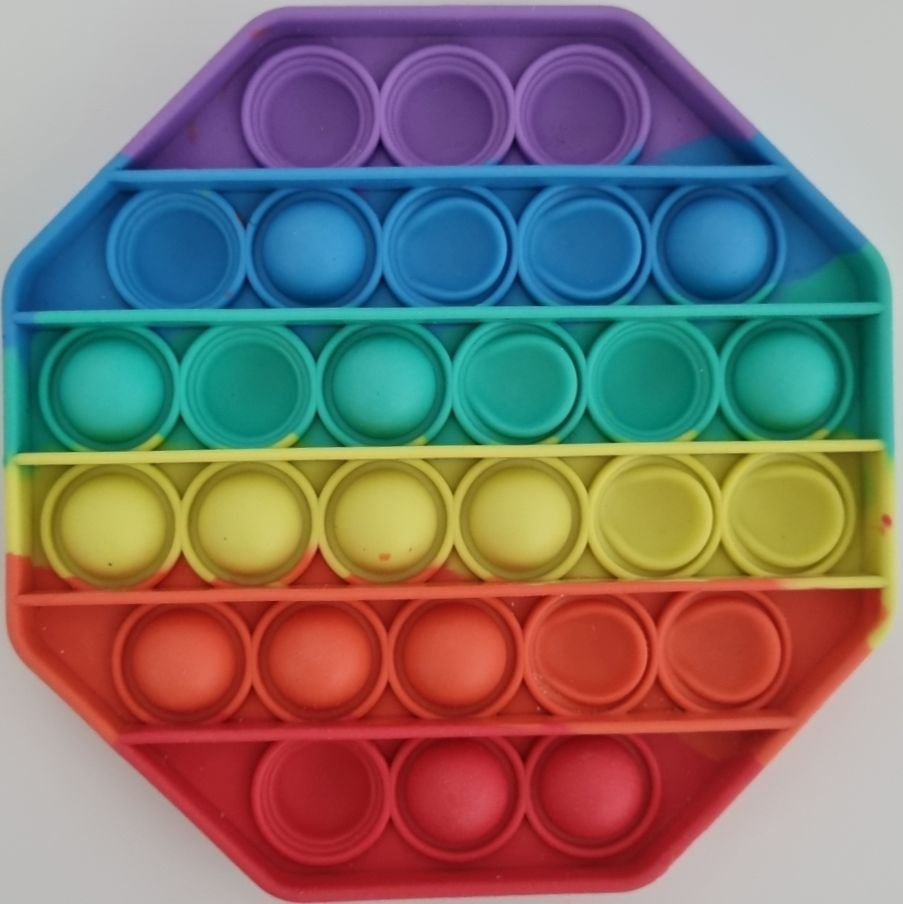
#> input picture pop_resize_009.jpg, 903 x 904 px
$ python test10.py
#> lines starting #> are read from the running program, lines starting #| are printed output that depends on the picture; after the words box and inside, x2 and y2 are one past the last pixel; in counts of white or black regions, pixels touching at a corner belong together
# -*- coding: utf-8 -*-
"""
Created on Wed Nov 24 16:39:53 2021

@author: Coding
"""

import cv2
import numpy as np

data=[]
#===== 이미지 열기 ========================================
first = cv2.imread("pop_resize_009.jpg", cv2.IMREAD_COLOR)
#> first is the input picture: shape (904, 903, 3); mean B, G, R 111.5, 116.3, 127.2
img = cv2.resize(first, dsize=(800, 800), interpolation=cv2.INTER_AREA)
img_c = img.copy()
img_gray = cv2.cvtColor(img_c, cv2.COLOR_BGR2GRAY) # 이미지 그레이스케일
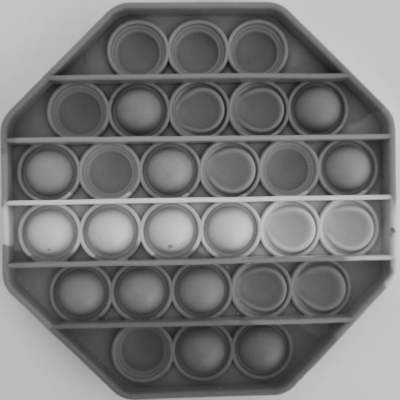
#> img_gray: shape (800, 800) (shown at 1/2 size); min 14, max 205, mean 119

k = cv2.getStructuringElement(cv2.MORPH_RECT, (50,250))


threhold = 80 # 이 값보다 픽셀값이 크면 255, 작으면 0으로 변환

#===== Adeptive Treshold ===================================
adapt = cv2.adaptiveThreshold(img_gray,255,cv2.ADAPTIVE_THRESH_GAUSSIAN_C,
cv2.THRESH_BINARY,15,3)
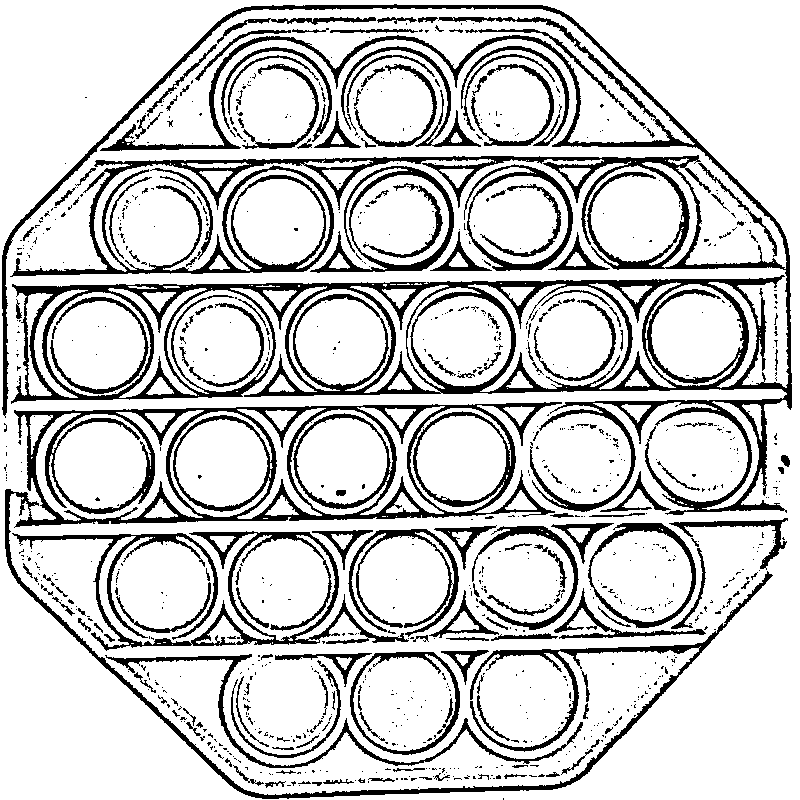
#> adapt: shape (800, 800); 80.6% white; 952 black regions (775 under 20 px), largest, box (x1, y1, x2, y2) and area: (2, 4, 792, 515) 50061, (5, 402, 773, 799) 22785, (12, 531, 409, 651) 6783

denoise = cv2.medianBlur(adapt, 3)
#> denoise: shape (800, 800); 81% white; 541 black regions (368 under 20 px), largest, box (x1, y1, x2, y2) and area: (2, 4, 792, 515) 42216, (14, 404, 516, 527) 14173, (12, 156, 600, 276) 8809

blackhat = cv2.morphologyEx(denoise, cv2.MORPH_BLACKHAT, k)

#===== Mopolgy =============================================
# 모폴로지 연산(침식 or 팽창)
kernel_size_row = 2 # 이 값이 커질수록 침식 또는 팽창 효과가 강해집니다 (기본값 : 3)
kernel_size_col = 2 # 이 값이 커질수록 침식 또는 팽창 효과가 강해집니다 (기본값 : 3)
# 3, 5, 7등으로 값을 바꿔서 실행해보세요. cv2.erode()나 cv.dilate를 반복하여 적용하는 것도 가능합니다.
kernel = np.ones((kernel_size_row, kernel_size_col), np.uint8)

erosion_image = cv2.erode(adapt, kernel, iterations=1)  # 침식연산이 적용된 이미지
#> erosion_image: shape (800, 800); 73.2% white; 505 black regions (338 under 20 px), largest, box (x1, y1, x2, y2) and area: (2, 4, 793, 800) 131311, (341, 46, 482, 149) 3785, (461, 46, 571, 147) 3138
                                                           # iterations를 2 이상으로 설정하면 반복 적용됨
dilation_image = cv2.dilate(adapt, kernel, iterations=1)  # 팽창연산이 적용된 이미지
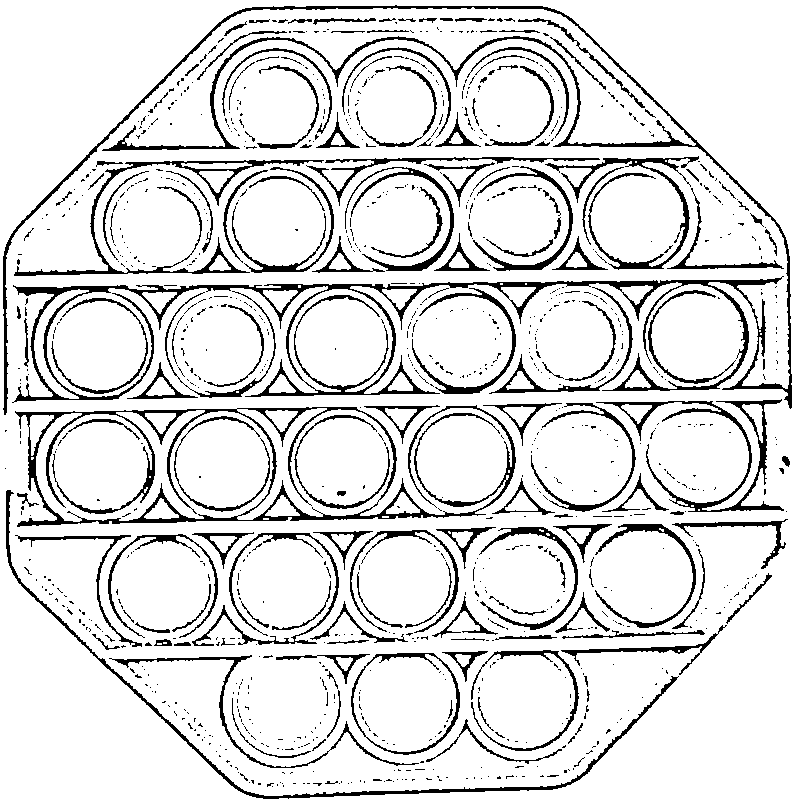
#> dilation_image: shape (800, 800); 87.6% white; 1061 black regions (900 under 20 px), largest, box (x1, y1, x2, y2) and area: (3, 5, 792, 415) 16780, (15, 405, 516, 527) 7921, (6, 490, 679, 799) 2948
                                                             # iterations를 2 이상으로 설정하면 반복 적용됨
#==========================================================

denoise2 = cv2.medianBlur(erosion_image, 3)
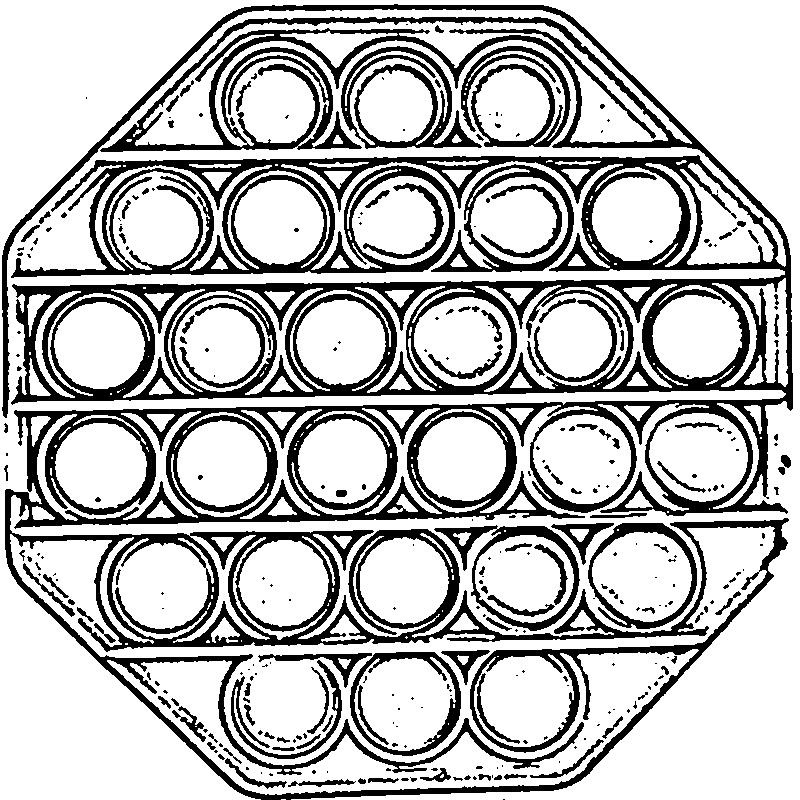
#> denoise2: shape (800, 800); 73.2% white; 308 black regions (183 under 20 px), largest, box (x1, y1, x2, y2) and area: (2, 4, 793, 800) 135688, (341, 46, 482, 149) 3841, (461, 46, 571, 147) 3151


try:
    # [4 lines of commented-out code are left out]
    big_circles = cv2.HoughCircles(denoise2, cv2.HOUGH_GRADIENT, 2, 50, \
             param1 = 90, param2 =85, minRadius = 44, maxRadius = 56)
#> big_circles = 28 rows, first 8: [461, 459, 54.8], [405, 701, 54.8], [403, 581, 54.8], [219, 343, 48.2], [575, 337, 48.2], [691, 335, 50.4], [277, 101, 54.8], [161, 587, 46]
    # small_circles = np.uint16(np.around(small_circles))
    big_circles = np.uint16(np.around(big_circles))
#> big_circles = 28 rows, first 8: [461, 459, 55], [405, 701, 55], [403, 581, 55], [219, 343, 48], [575, 337, 48], [691, 335, 50], [277, 101, 55], [161, 587, 46]
    # for i in small_circles[0]:
    #     img_c = cv2.circle(img_c, (i[0].item(), i[1].item()), i[2].item(), (255, 255, 0), 2)
    for i in big_circles[0]:
        x = i[0].item()
        y = i[1].item()
        cv2.circle(blackhat, (i[0].item(), i[1].item()), i[2].item(), (255, 0, 255), 2)
        img_crop = blackhat[i] # 이미지 크롭
        pix_sum = np.sum(img_crop) # 픽셀값을 모두 더하기
        pix_sum_cnt = (int)(pix_sum/255) # 이미지에서 흰색 픽셀의 개수에 해당
        data.append(pix_sum_cnt)
        if 200<pix_sum_cnt<357:
            cv2.putText(img_c, '1', (x,y), cv2.FONT_HERSHEY_SIMPLEX, 1, (255,0,0), 1)
#> this loop made 28 passes
#> (i, x, y, pix_sum, pix_sum_cnt) on passes 1 to 8: ([461, 459, 55], 461, 459, 92310, 362), ([405, 701, 55], 405, 701, 118065, 463), ([403, 581, 55], 403, 581, 120615, 473), ([219, 343, 48], 219, 343, 91545, 359), ([575, 337, 48], 575, 337, 93330, 366), ([691, 335, 50], 691, 335, 84915, 333), ([277, 101, 55], 277, 101, 66810, 262), ([161, 587, 46], 161, 587, 154530, 606)
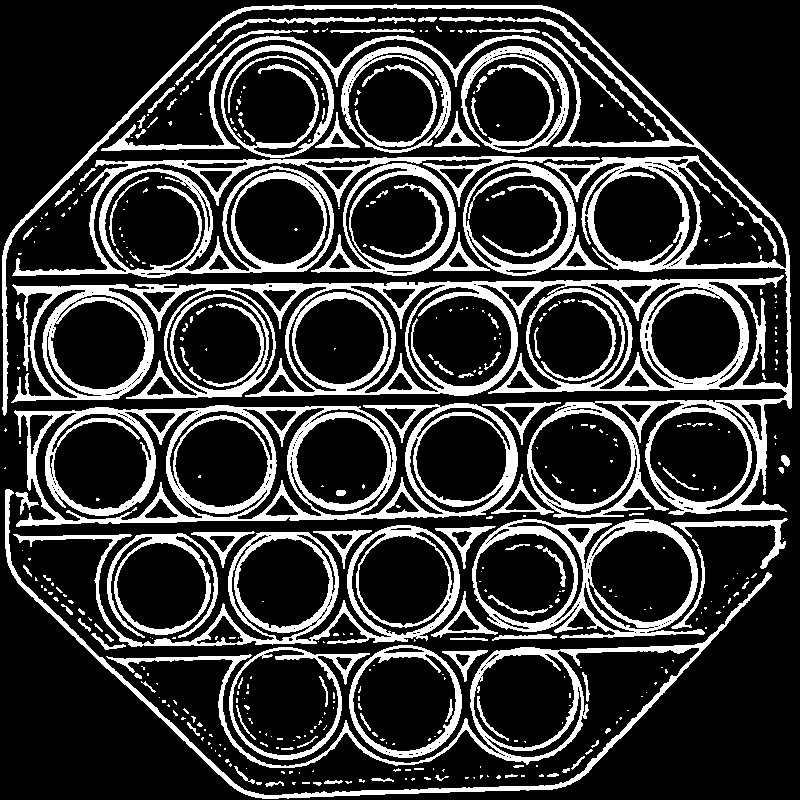
#> blackhat: shape (800, 800); 21.8% white; 439 white regions (313 under 20 px), largest, box (x1, y1, x2, y2) and area: (2, 4, 792, 518) 49072, (14, 403, 518, 527) 17045, (12, 156, 600, 278) 10547
#> img_c: shape (800, 800, 3); mean B, G, R 111.5, 116.3, 127.2
#> after the loop, data = 28 values, max 833 at index 23, min 262 at index 6, mean 443
except:
    circles = 0

sor = np.sort(data)
#> sor = 28 values from 262 to 833
print(sor)
#| [262 271 332 333 341 356 359 362 366 382 383 387 389 393 403 410 440 463
#|  464 468 473 504 542 561 577 606 743 833]

cv2.imshow('2.erosion_image', blackhat) # 침식
# cv2.imshow('3.dilation_image', dilation_image) # 팽창
cv2.imshow("DetectionCircles", img_c)
cv2.waitKey(0)
cv2.destroyAllWindows()

$ run again, with pop_resize_002.jpg copied over pop_resize_009.jpg
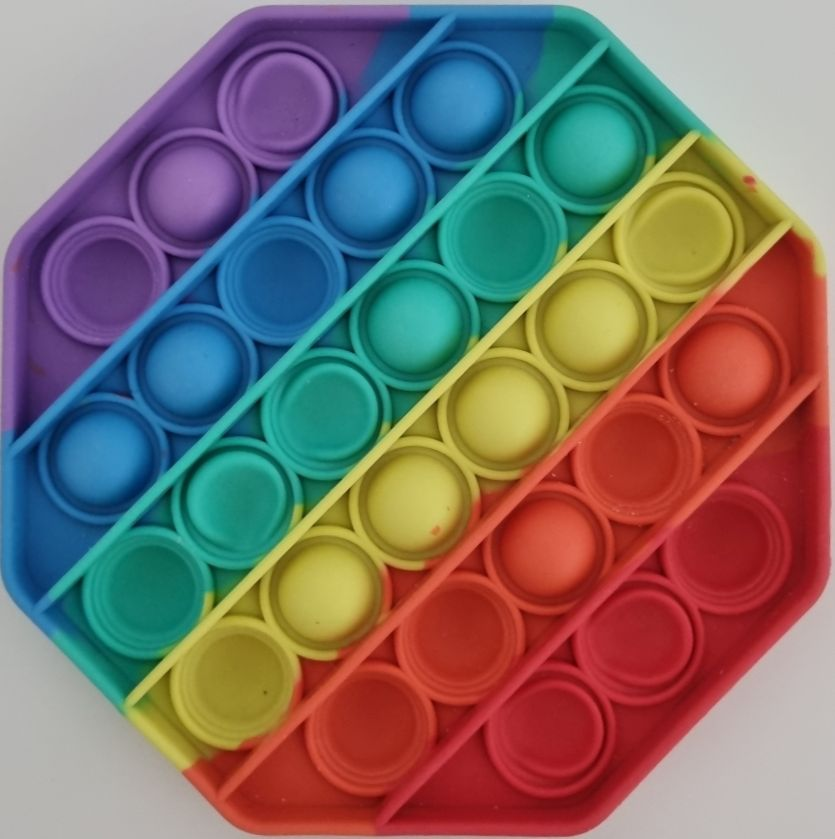
#> input picture pop_resize_002.jpg, 835 x 839 px
#> first is the input picture: shape (839, 835, 3); mean B, G, R 106.3, 111.5, 125
#> `adapt = cv2.adaptiveThreshold(img_gray,255,cv2.ADAPTIVE_THRESH_GAUSSIA..`:
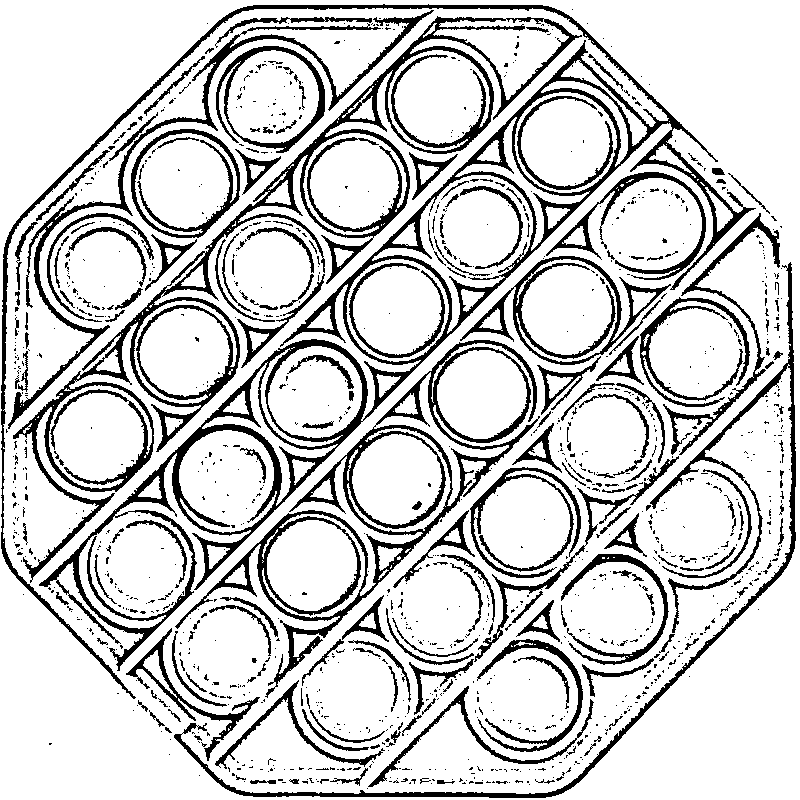
#> adapt: shape (800, 800); 81.2% white; 1220 black regions (1006 under 20 px), largest, box (x1, y1, x2, y2) and area: (1, 4, 756, 699) 25797, (13, 16, 582, 583) 17534, (175, 340, 540, 698) 11394
#> denoise: shape (800, 800); 81.7% white; 683 black regions (495 under 20 px), largest, box (x1, y1, x2, y2) and area: (13, 17, 581, 578) 16974, (1, 4, 754, 473) 15845, (176, 340, 538, 687) 11412
#> erosion_image: shape (800, 800); 73.6% white; 680 black regions (423 under 20 px), largest, box (x1, y1, x2, y2) and area: (1, 4, 757, 700) 96149, (126, 213, 797, 799) 26924, (131, 129, 241, 292) 3522
#> dilation_image: shape (800, 800); 88.3% white; 1097 black regions (940 under 20 px), largest, box (x1, y1, x2, y2) and area: (258, 341, 538, 684) 5999, (285, 44, 669, 418) 5861, (165, 20, 579, 299) 5563
#> denoise2: shape (800, 800); 73.7% white; 474 black regions (264 under 20 px), largest, box (x1, y1, x2, y2) and area: (1, 4, 756, 708) 98052, (126, 213, 797, 799) 27523, (131, 129, 241, 292) 3535
#> `big_circles = cv2.HoughCircles(denoise2, cv2.HOUGH_GRADIENT, 2, 50, \ ..`: big_circles = 28 rows, first 8: [567, 311, 54.8], [397, 479, 54.8], [269, 267, 54.8], [397, 311, 48.2], [227, 477, 54.8], [441, 607, 50.4], [525, 523, 48.2], [695, 355, 46]
#> `big_circles = np.uint16(np.around(big_circles))`: big_circles = 28 rows, first 8: [567, 311, 55], [397, 479, 55], [269, 267, 55], [397, 311, 48], [227, 477, 55], [441, 607, 50], [525, 523, 48], [695, 355, 46]
#> the loop `for i in big_circles[0]:` made 28 passes
#> (i, x, y, pix_sum, pix_sum_cnt) on passes 1 to 8: ([567, 311, 55], 567, 311, 128775, 505), ([397, 479, 55], 397, 479, 137190, 538), ([269, 267, 55], 269, 267, 129030, 506), ([397, 311, 48], 397, 311, 141780, 556), ([227, 477, 55], 227, 477, 143565, 563), ([441, 607, 50], 441, 607, 120870, 474), ([525, 523, 48], 525, 523, 139485, 547), ([695, 355, 46], 695, 355, 111435, 437)
#> after the loop `for i in big_circles[0]:`:
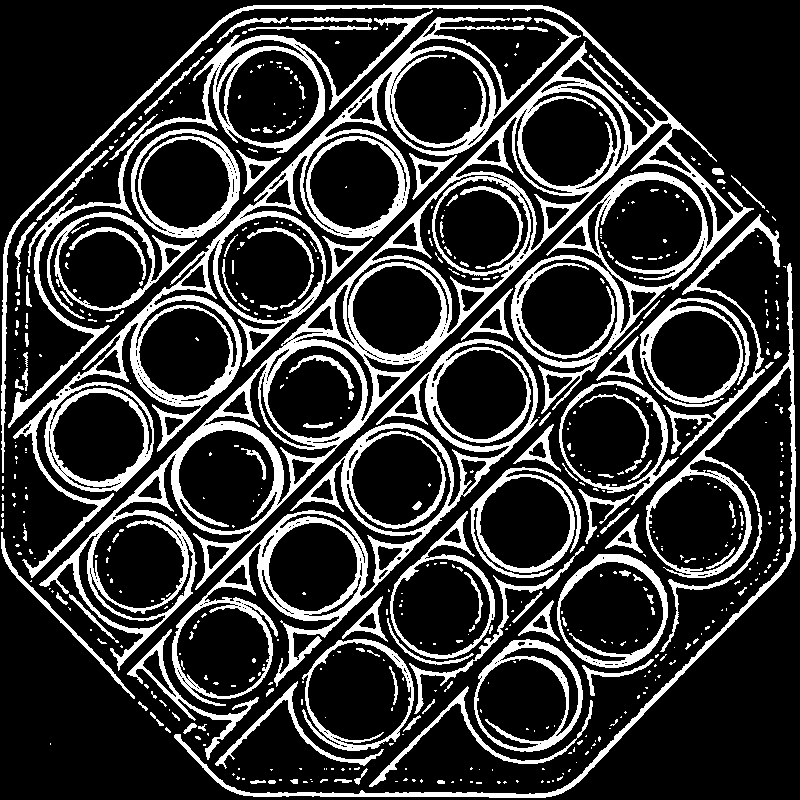
#> blackhat: shape (800, 800); 21% white; 549 white regions (405 under 20 px), largest, box (x1, y1, x2, y2) and area: (1, 4, 754, 671) 37883, (13, 17, 581, 578) 21002, (172, 339, 538, 706) 14784
#> after the loop `for i in big_circles[0]:`: data = 28 values, max 622 at index 18, min 414 at index 21, mean 511.2
#> sor = 28 values from 414 to 622
#| [414 423 435 437 440 456 458 474 476 481 490 505 506 509 519 522 538 539
#|  544 547 549 556 563 567 577 581 587 622]
